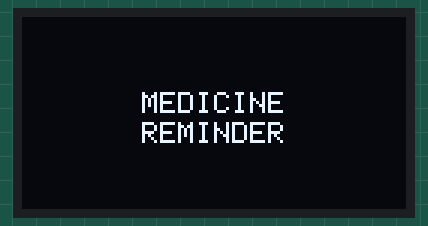
This sketch was run on a simulated Arduino Uno, built with avr-gcc and run on an emulated ATmega328P. Shown: 128×64 one-colour display.

Above: at 0.1 s.

The sketch:

oled_test.ino
```cpp
#include <Wire.h>
#include <Adafruit_SSD1306.h>
#include <Adafruit_GFX.h>
#define SSD1306_LCDHEIGHT 64
#define OLED_ADDR   0x3C
Adafruit_SSD1306 display(-1);
//-------- Customise the above values --------
#if (SSD1306_LCDHEIGHT != 64)
#error("Height incorrect, please fix Adafruit_SSD1306.h!");
#endif

void setup() {
  Serial.begin(115200);
  Serial.println();
  display.begin(SSD1306_SWITCHCAPVCC, OLED_ADDR);
  display.clearDisplay();
  display.setTextSize(1);
  display.setTextColor(WHITE);
  display.setCursor(40,25);
  display.println("MEDICINE");
  display.setCursor(40,35);
  display.println("REMINDER");
  display.display();
}
void loop() {
}
```
